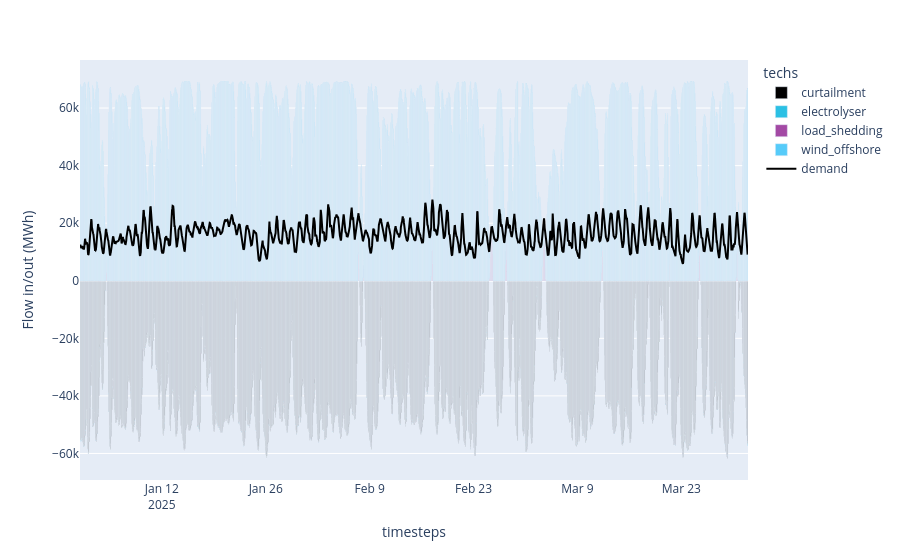

The code cell stored with this chart in its notebook:
### Code cell
plot_dispatch(
    model_path=f"results/{scenario_name_h2}_results.nc",
    plot_export_path=f"results/{scenario_name_h2}_dispatch.html",
)

### Figure 1 — Plotly figure (JSON) as saved in the notebook; plotly's stock layout.template omitted (floating-point values rounded to 4 significant figures; data arrays with more than 128 entries replaced by an {"elided": "..."} marker saying what was removed)
{"data": [{"hovertemplate": "techs=curtailment<br>timesteps=%{x}<br>Flow in/out (MWh)=%{y}<extra></extra>", "legendgroup": "curtailment", "marker": {"color": "#000000", "pattern": {"shape": ""}}, "name": "curtailment", "orientation": "v", "showlegend": true, "textposition": "auto", "type": "bar", "x": {"elided": "2069 str values"}, "xaxis": "x", "y": {"elided": "2069 float values"}, "yaxis": "y"}, {"hovertemplate": "techs=electrolyser<br>timesteps=%{x}<br>Flow in/out (MWh)=%{y}<extra></extra>", "legendgroup": "electrolyser", "marker": {"color": "#2BC0E4", "pattern": {"shape": ""}}, "name": "electrolyser", "orientation": "v", "showlegend": true, "textposition": "auto", "type": "bar", "x": {"elided": "2160 str values"}, "xaxis": "x", "y": {"elided": "2160 float values"}, "yaxis": "y"}, {"hovertemplate": "techs=load_shedding<br>timesteps=%{x}<br>Flow in/out (MWh)=%{y}<extra></extra>", "legendgroup": "load_shedding", "marker": {"color": "#A349A4", "pattern": {"shape": ""}}, "name": "load_shedding", "orientation": "v", "showlegend": true, "textposition": "auto", "type": "bar", "x": {"elided": "2160 str values"}, "xaxis": "x", "y": {"elided": "2160 float values"}, "yaxis": "y"}, {"hovertemplate": "techs=wind_offshore<br>timesteps=%{x}<br>Flow in/out (MWh)=%{y}<extra></extra>", "legendgroup": "wind_offshore", "marker": {"color": "#56CBF9", "pattern": {"shape": ""}}, "name": "wind_offshore", "orientation": "v", "showlegend": true, "textposition": "auto", "type": "bar", "x": {"elided": "2160 str values"}, "xaxis": "x", "y": {"elided": "2160 float values"}, "yaxis": "y"}, {"marker": {"color": "black"}, "name": "demand", "type": "scatter", "x": {"elided": "2160 str values"}, "y": {"elided": "2160 float values"}}], "layout": {"barmode": "relative", "legend": {"title": {"text": "techs"}, "tracegroupgap": 0}, "margin": {"t": 60}, "xaxis": {"anchor": "y", "domain": [0, 1], "title": {"text": "timesteps"}}, "yaxis": {"anchor": "x", "domain": [0, 1], "title": {"text": "Flow in/out (MWh)"}}}}
